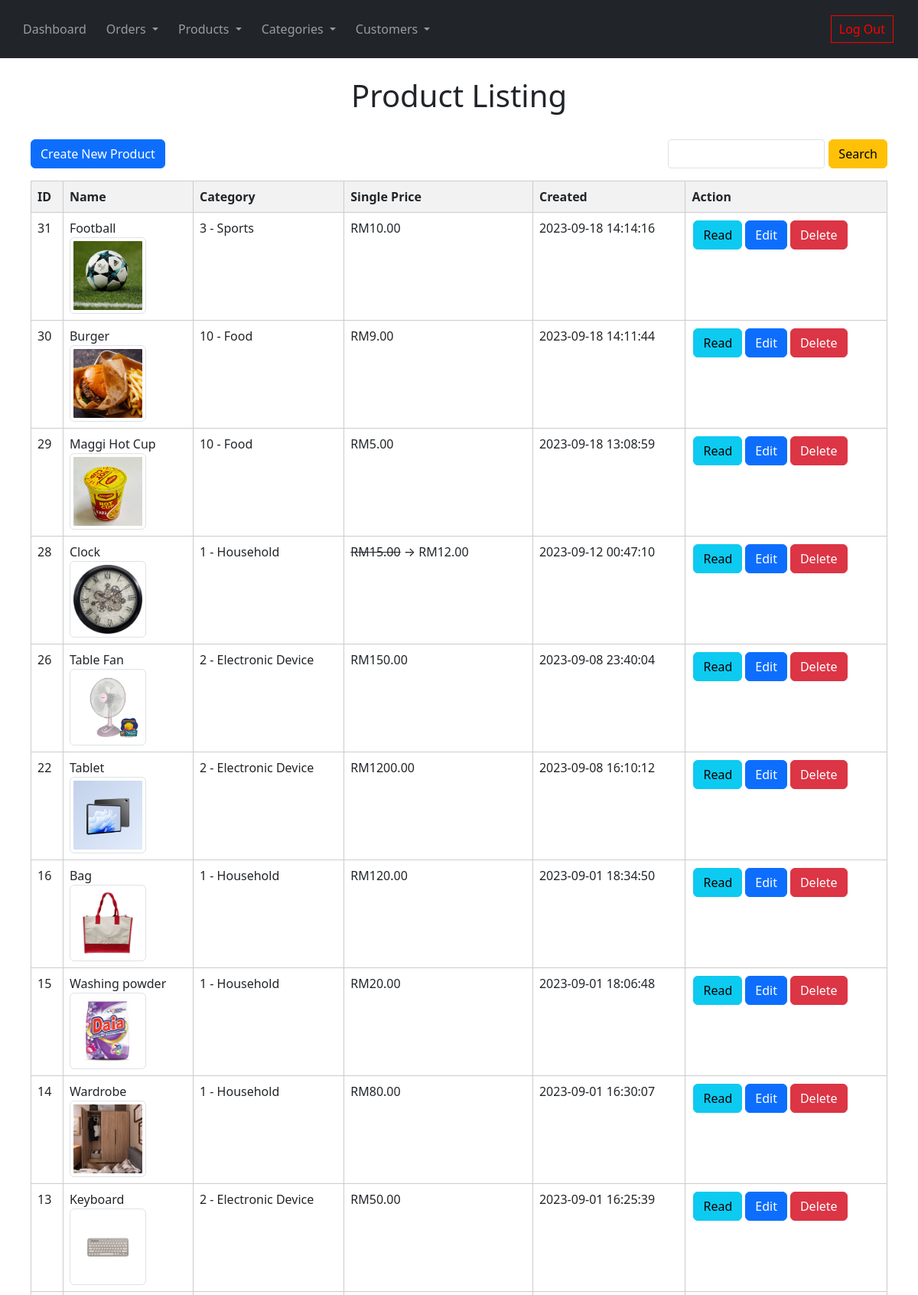
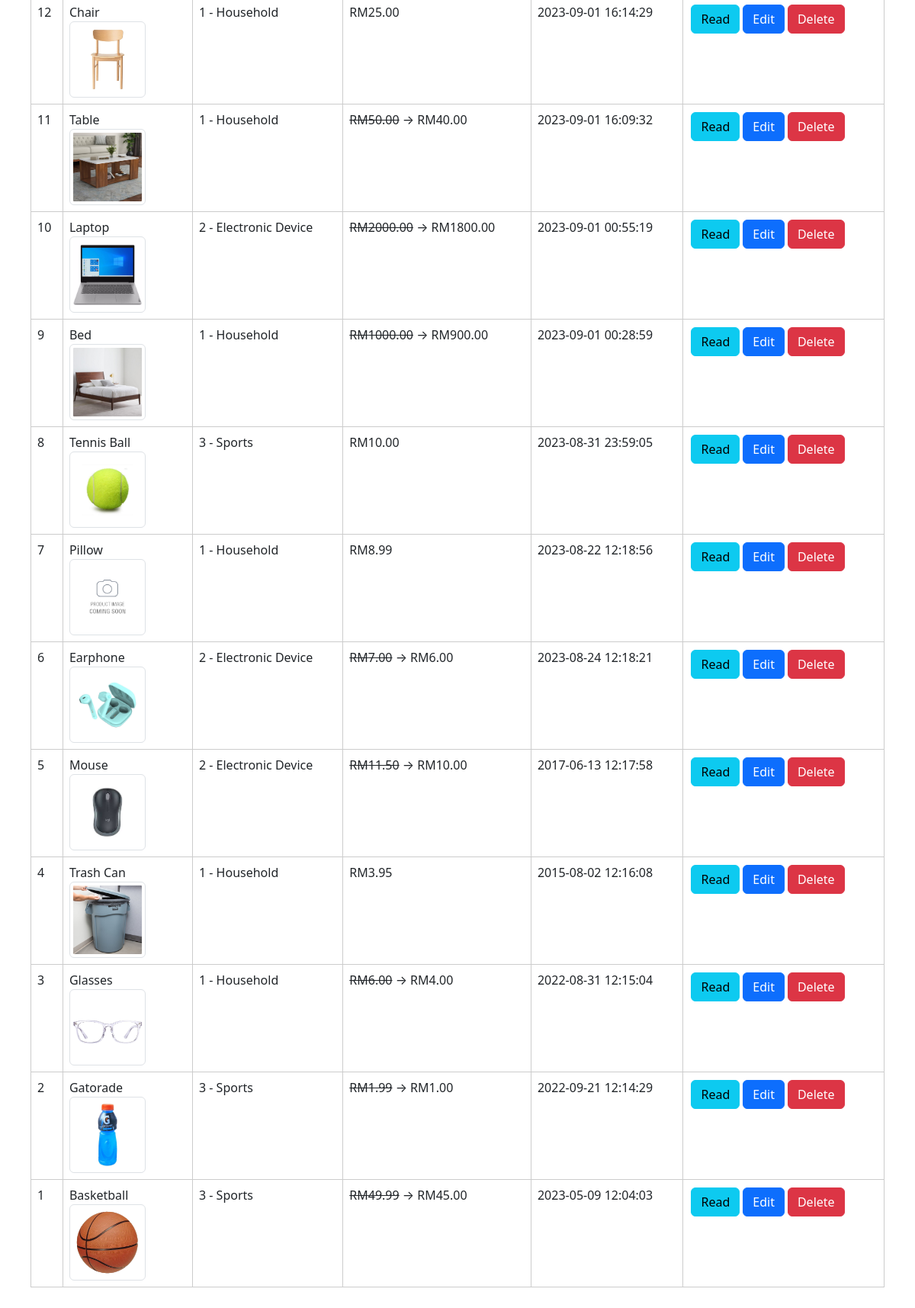
/product_read.php (signed in), run on the app's committed database (2 pictures, top to bottom).
### tables this page shows
CREATE TABLE IF NOT EXISTS `products` (
  `id` int(11) NOT NULL AUTO_INCREMENT,
  `name` varchar(128) NOT NULL,
  `category_ID` int(11) NOT NULL,
  `description` text NOT NULL,
  `price` decimal(11,2) NOT NULL,
  `promotion_price` decimal(11,2) DEFAULT NULL,
  `manufacture_date` date NOT NULL,
  `expired_date` date DEFAULT NULL,
  `product_image` text,
  `modified` timestamp NOT NULL DEFAULT CURRENT_TIMESTAMP,
  `created` datetime NOT NULL,
  PRIMARY KEY (`id`)
);

CREATE TABLE IF NOT EXISTS `product_categories` (
  `category_ID` int(11) NOT NULL AUTO_INCREMENT,
  `category_name` varchar(20) NOT NULL,
  `category_description` text NOT NULL,
  `req_expiredDate` text,
  PRIMARY KEY (`category_ID`)
);

### product_read.php (the view, shortened to what this page needs)
<!DOCTYPE HTML>
<html>
<head>
</head>
<body>
    <?php
    include 'navbar.php';
    ?>
    <div class="container">
        <div class="page-header">
            <h1>Product Listing</h1>
        </div>
        <div class="d-flex justify-content-between align-items-center mb-3">
            <a href='product_create.php' class='btn btn-primary m-b-1em'>Create New Product</a>
            <form action="<?php echo htmlspecialchars($_SERVER["PHP_SELF"]); ?>" method="GET" class="d-flex">
                <input type=" search" name="search" class="form-control form-control-sm searchField"
                    value="<?php echo isset($_GET['search']) ? htmlspecialchars($_GET['search']) : ''; ?>" />
                <input type="submit" class='btn btn-warning' value="Search" />
            </form>
        </div>
        <?php
        include 'config/database.php';
        $query = "SELECT id, name, product_image, p.category_ID, c.category_name, price, promotion_price, product_image, created FROM products p
        LEFT JOIN product_categories c ON p.category_ID = c.category_ID ORDER BY id DESC";
        $stmt = $con->prepare($query);
        $stmt->execute();
        $num = $stmt->rowCount();
        if ($num > 0) {
            echo "<div class='table-responsive table-mobile-responsive'>";
            echo "<table class='table table-responsive table-bordered'>";
            echo "<tr>";
            echo "<th>ID</th>";
            echo "<th>Name</th>";
            echo "<th>Category</th>";
            echo "<th>Single Price</th>";
            echo "<th class='d-none d-sm-table-cell'>Created</th>";
            echo "<th>Action</th>";
            echo "</tr>";
            while ($row = $stmt->fetch(PDO::FETCH_ASSOC)) {
                extract($row);
                echo "<tr>";
                echo "<td>{$id}</td>";
                $imageSource = !empty($product_image) ? $product_image : 'http://localhost/web/project/img/default_product_photo.jpg';
                echo "<td>{$name}<br><img src={$imageSource} class='img-thumbnail' width=100px height=100px></td>";
                echo "<td>{$category_ID} - {$category_name}</td>";
                if ($promotion_price > 0) {
                    echo "<td><del>RM{$price}</del> → RM{$promotion_price}</td>";
                } else {
                    echo "<td>RM{$price}</td>";
                }
                echo "<td class='d-none d-sm-table-cell'>{$created}</td>";
                echo "<td>";
                echo "<a href='product_read_one.php?id={$id}' class='btn btn-info m-r-1em'>Read</a>";
                echo "<a href='product_update.php?id={$id}' class='btn btn-primary m-r-1em'>Edit</a>";
                echo "<a href='#' onclick='delete_product({$id});'  class='btn btn-danger'>Delete</a>";
                echo "</td>";
                echo "</tr>";
            }
            echo "</table>";
            echo "</div>";
        }
        else {
            echo "<div class='alert alert-danger'>No records found.</div>";
        }
        ?>
    </div>
</body>
</html>

### navbar.php (shortened to what this page needs)
<!DOCTYPE HTML>
<html>
<head>
    <link href="https://cdn.jsdelivr.net/npm/bootstrap@5.3.0/dist/css/bootstrap.min.css" rel="stylesheet"
>
    <link rel="stylesheet" href="https://cdnjs.cloudflare.com/ajax/libs/font-awesome/6.0.0-beta3/css/all.min.css">
</head>
<body>
    <nav class="navbar navbar-expand-lg navbar-dark bg-dark">
        <div class="container-fluid">
            <div class="collapse navbar-collapse" id="navbarNavDropdown">
                <ul class="navbar-nav">
                    <li class="nav-item">
                        <a class="nav-link" href="dashboard.php">Dashboard</a>
                    </li>
                    <li class="nav-item dropdown">
                        <a class="nav-link dropdown-toggle" href="#" id="navbarDropdown" role="button"
                            data-bs-toggle="dropdown" aria-expanded="false">
                            Orders
                        </a>
                    </li>
                    <li class="nav-item dropdown">
                        <a class="nav-link dropdown-toggle" href="#" id="navbarDropdown" role="button"
                            data-bs-toggle="dropdown" aria-expanded="false">
                            Products
                        </a>
                    </li>
                    <li class="nav-item dropdown">
                        <a class="nav-link dropdown-toggle" href="#" id="navbarDropdown" role="button"
                            data-bs-toggle="dropdown" aria-expanded="false">
                            Categories
                        </a>
                    </li>
                    <li class="nav-item dropdown">
                        <a class="nav-link dropdown-toggle" href="#" id="navbarDropdown" role="button"
                            data-bs-toggle="dropdown" aria-expanded="false">
                            Customers
                        </a>
                    </li>
                </ul>
            </div>
            <ul class="navbar-nav">
                <li class="nav-item">
                    <a class="nav-link" href="logout.php"
                        style="color: red; text-decoration: none; border: 1px solid red; padding: 5px 10px;">Log
                        Out</a>
                </li>
            </ul>
        </div>
    </nav>
</body>
</html>

### navbar.php (style rules this page uses)
.container { margin-bottom: 6%; padding: 0 10px; }
.navbar li a { margin-right: 10px; }
.page-header { margin: 15px 0px; text-align: center; padding: 10px; }
.navbar-nav { margin: 10px; }
.table th, .table td { border: 1px solid #ccc; padding: 8px; }
.table th { background-color: #f2f2f2; }
.btn-warning { margin: 0 0 0 5px; }
.searchField { margin-left: 5%; }
td a { margin: 2px; }

### data on the page
products: id "31", name "Football", product_image (picture), category_ID "3", category_ID.category_name "Sports", price "10.00", created "2023-09-18 14:14:16"
products: id "30", name "Burger", product_image (picture), category_ID "10", category_ID.category_name "Food", price "9.00", created "2023-09-18 14:11:44"
products: id "29", name "Maggi Hot Cup", product_image (picture), category_ID "10", category_ID.category_name "Food", price "5.00", created "2023-09-18 13:08:59"
products: id "28", name "Clock", product_image (picture), category_ID "1", category_ID.category_name "Household", price "15.00", promotion_price "12.00", created "2023-09-12 00:47:10"
products: id "26", name "Table Fan", product_image (picture), category_ID "2", category_ID.category_name "Electronic Device", price "150.00", created "2023-09-08 23:40:04"
products: id "22", name "Tablet", product_image (picture), category_ID "2", category_ID.category_name "Electronic Device", price "1200.00", created "2023-09-08 16:10:12"
products: id "16", name "Bag", product_image (picture), category_ID "1", category_ID.category_name "Household", price "120.00", created "2023-09-01 18:34:50"
products: id "15", name "Washing powder", product_image (picture), category_ID "1", category_ID.category_name "Household", price "20.00", created "2023-09-01 18:06:48"
products: id "14", name "Wardrobe", product_image (picture), category_ID "1", category_ID.category_name "Household", price "80.00", created "2023-09-01 16:30:07"
products: id "13", name "Keyboard", product_image (picture), category_ID "2", category_ID.category_name "Electronic Device", price "50.00", created "2023-09-01 16:25:39"
products: id "12", name "Chair", product_image (picture), category_ID "1", category_ID.category_name "Household", price "25.00", created "2023-09-01 16:14:29"
products: id "11", name "Table", product_image (picture), category_ID "1", category_ID.category_name "Household", price "50.00", promotion_price "40.00", created "2023-09-01 16:09:32"
products: id "10", name "Laptop", product_image (picture), category_ID "2", category_ID.category_name "Electronic Device", price "2000.00", promotion_price "1800.00", created "2023-09-01 00:55:19"
products: id "9", name "Bed", product_image (picture), category_ID "1", category_ID.category_name "Household", price "1000.00", promotion_price "900.00", created "2023-09-01 00:28:59"
products: id "8", name "Tennis Ball", product_image (picture), category_ID "3", category_ID.category_name "Sports", price "10.00", created "2023-08-31 23:59:05"
products: id "7", name "Pillow", shows a picture, category_ID "1", category_ID.category_name "Household", price "8.99", created "2023-08-22 12:18:56"
products: id "6", name "Earphone", product_image (picture), category_ID "2", category_ID.category_name "Electronic Device", price "7.00", promotion_price "6.00", created "2023-08-24 12:18:21"
products: id "5", name "Mouse", product_image (picture), category_ID "2", category_ID.category_name "Electronic Device", price "11.50", promotion_price "10.00", created "2017-06-13 12:17:58"
products: id "4", name "Trash Can", product_image (picture), category_ID "1", category_ID.category_name "Household", price "3.95", created "2015-08-02 12:16:08"
products: id "3", name "Glasses", product_image (picture), category_ID "1", category_ID.category_name "Household", price "6.00", promotion_price "4.00", created "2022-08-31 12:15:04"
products: id "2", name "Gatorade", product_image (picture), category_ID "3", category_ID.category_name "Sports", price "1.99", promotion_price "1.00", created "2022-09-21 12:14:29"
products: id "1", name "Basketball", product_image (picture), category_ID "3", category_ID.category_name "Sports", price "49.99", promotion_price "45.00", created "2023-05-09 12:04:03"
